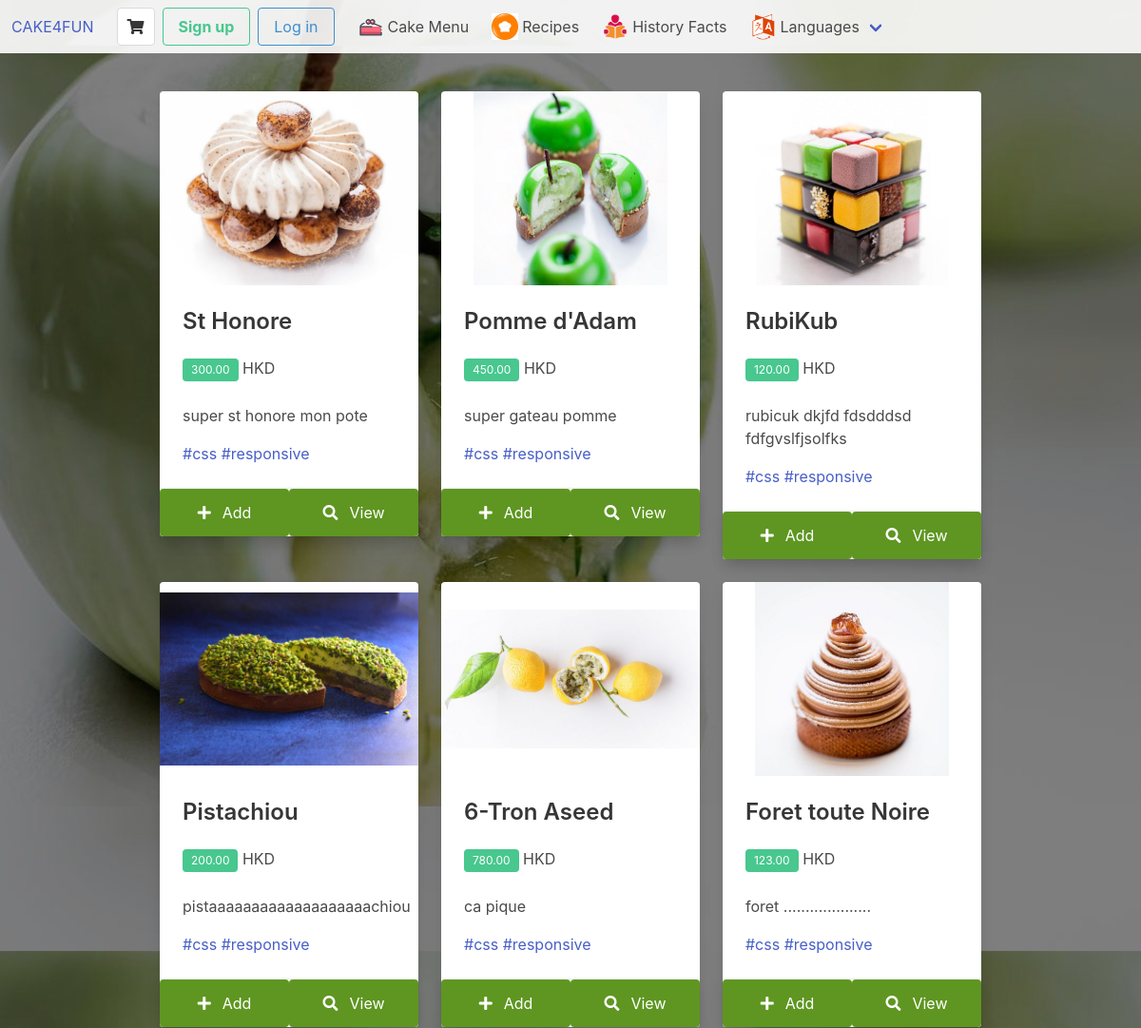
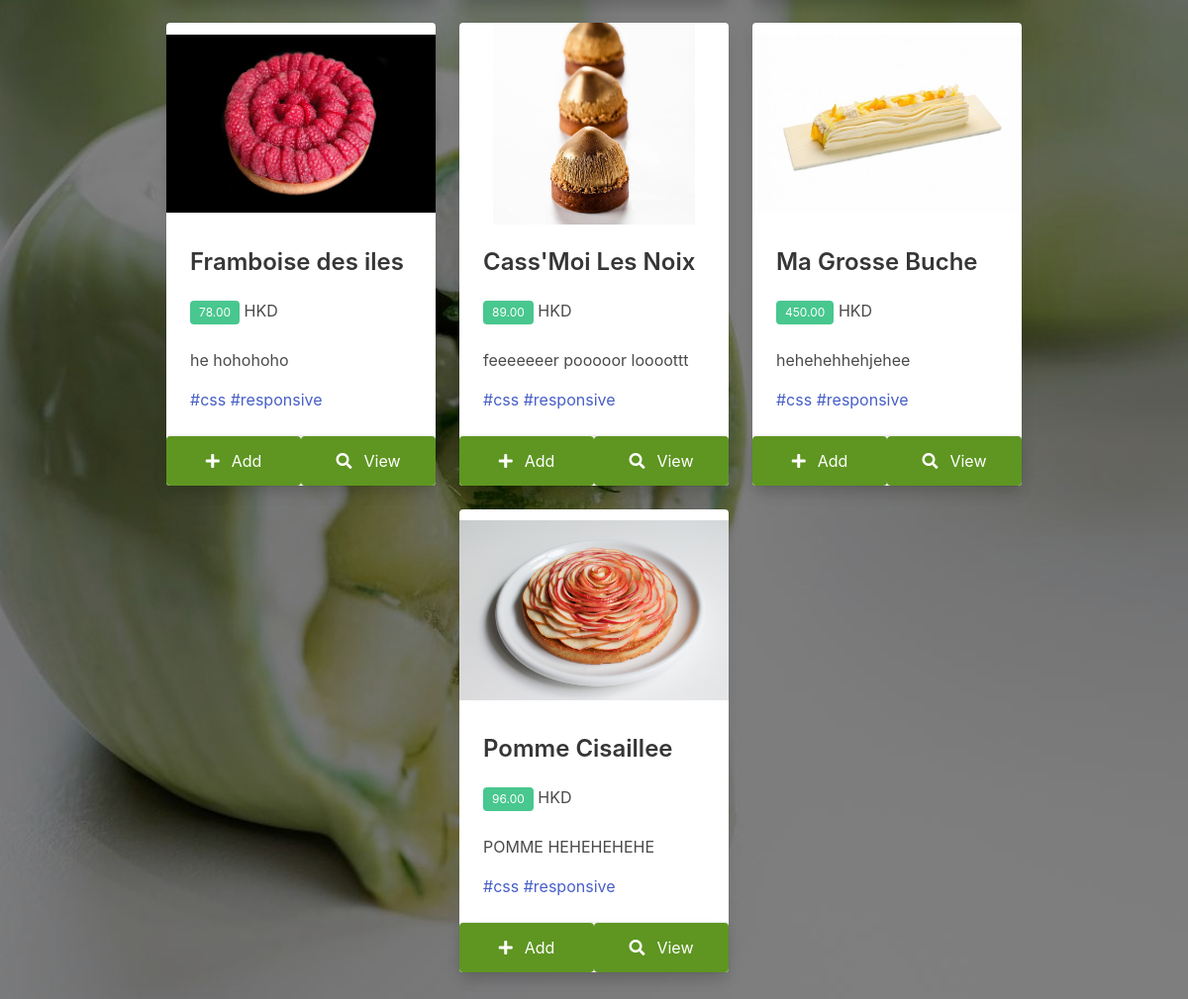
The page / on the database its author committed (2 pictures, top to bottom).
### mainstore/models.py (models this page shows, shortened)
class Item(models.Model):
    iname = models.CharField(max_length=200, null=False, blank=False)
    iprice = models.DecimalField(
        max_digits=7, decimal_places=2, null=True, blank=True)
    idigital = models.BooleanField(default=False, null=True, blank=False)
    idesc = models.TextField(max_length=500, null=True, blank=True)
    iimg = models.ImageField(null=True, blank=True,
                             upload_to="images/", verbose_name="Image")
    @property
    def imageURL(self):
        try:
            url = self.iimg.url
        except:
            url = ''
        return url

### mainstore/views.py (the view)
# urls.py: path('', views.store, name="store"),
def store(request):
    data = cartData(request)  # Call function in utils (DRY clean code)
    cartItems = data['cartItems']
    order = data['order']
    items = data['items']
    allproduct = Item.objects.all()
    context = {'allproduct': allproduct, 'cartItems': cartItems}
    template = 'store/store.html'
    return render(request, template, context)

### mainstore/utils.py (called while the page is built, shortened)
def cookieCart(request):
    try:
        cart = json.loads(request.COOKIES['cart'])
    except:
        cart = {}
    print('cart', cart)
    items = []
    order = {'get_total_cart': 0, 'get_cart_items': 0, 'shipping': False}
    cartItems = order['get_cart_items']
    return {'items': items, 'order': order, 'cartItems': cartItems}

def cartData(request):
    if request.user.is_authenticated:
        customer = request.user.customer
        order, created = Order.objects.get_or_create(
            customer=customer, status=False)
        items = order.composition_set.all()
        cartItems = order.get_cart_items
    else:
        cookieData = cookieCart(request)
        cartItems = cookieData['cartItems']
        order = cookieData['order']
        items = cookieData['items']
    return {'items': items, 'order': order, 'cartItems': cartItems}

### mainstore/templates/store/store.html
{% extends '../main.html' %}
{% load static %}
{% block content %}
<div class="container is-max-widescreen py-6 px-6">
        <div class="columns is-centered is-multiline">
            {% for item in allproduct %}
            <div class="column is-one-third">
                <div class="card">
                    <div class="card-image">
                        <figure class="image is-4by3">
                            <img class="imgitem" src="{{ item.imageURL }}" alt="">
                        </figure>
                    </div>
                    <div class="card-content">
                        <div class="media">
                            <div class="media-content">
                                <p class="title is-4">{{ item.iname }}</p>
                                <span style="align-content:right;" class="tag is-success">{{ item.iprice|floatformat:2 }}</span> HKD
                            </div>
                        </div>
                        <div class="content">
                            <p>{{ item.idesc }}</p>
                            <a href="#">#css</a> <a href="#">#responsive</a>
                            <br>
                        </div>
                    </div>
                    <div class="card box-element item">
                        <footer class="card-footer">
                            <button data-item={{item.id}} data-action="add" class="update-cart"><i class="fa fa-plus mr-3" aria-hidden="true"></i>Add</button>
                            <button class="view-card"><i class="fa fa-search mr-3" aria-hidden="true"></i>View</button>
                        </footer>
                    </div>
                </div>
            </div>
            {% endfor %}
        </div>
</div>
    {% endblock content %}

### mainstore/templates/main.html (shortened to what this page needs)
{% load static %}
<html>
    <!DOCTYPE html>
    <link rel="stylesheet" href="{% static 'css/main.css' %}">
    <link rel="stylesheet" href="https://cdn.jsdelivr.net/npm/bulma@0.9.1/css/bulma.min.css">
    <link rel="stylesheet" href="https://cdnjs.cloudflare.com/ajax/libs/font-awesome/5.13.1/css/all.min.css">
    <head>
        <div class="topmenu-div-block">
            <nav class="navbar ctnmenu is-fixed-top" role="navigation" data-target="navMenu"
                aria-label="main navigation">
                <div class="navbar-brand">
                    <a class="navbar-item" href="">
                        <span>CAKE4FUN</span>
                    </a>
                    <div class="navbar-item">
                        <div class="buttons">
                            <a class="button is-normal" href="/cart">
                                <span class="icon-text">
                                    <span class="icon">
                                        <i class="fas fa-shopping-cart"></i>
                                    </span>
                                </span>
                            </a>
                            <a class="button is-success is-outlined" href="/register">
                                <strong>Sign up</strong>
                            </a>
                            <a class="button is-info is-outlined" href="/login">
                                Log in
                            </a>
                        </div>
                    </div>
                </div>
                <div id="navbarBasicExample" class="navbar-menu">
                    <div class="navbar-start">
                        <a class="navbar-item" href="/">
                            <img class="mainlogo mr-1" src="{% static 'images/menu-cake.png' %}" alt=""> Cake Menu
                        </a>
                        <a class="navbar-item">
                            <img class="mainlogo mr-1" src="{% static 'images/menu-recipe.jpg' %}" alt=""> Recipes
                        </a>
                        <a class="navbar-item">
                            <img class="mainlogo mr-1" src="{% static 'images/menu-history.png' %}" alt=""> History Facts
                        </a>
                        <div class="navbar-item has-dropdown is-hoverable">
                            <a class="navbar-link">
                                <img class="mainlogo mr-1" src="{% static 'images/menu-lang.png' %}" alt=""> Languages
                            </a>
                        </div>
                    </div>
                </div>
            </nav>
        </div>
    </head>
    <body>
        {% block content %}
        {% endblock content %}
    </body>
</html>

### static/css/main.css (style rules this page uses)
@media (min-width: 482px) { html, body { background-image: linear-gradient(rgba(0, 0, 0, 0.5), rgba(0, 0, 0, 0.5)), url(../images/background.jpg) !important; background-position: center; -webkit-background-size: cover; -moz-background-size: cover; -o-background-size: cover; background-size: cover; height: 100% !important; } }
@media (min-width: 482px) { ::placeholder { color: rgb(46, 46, 46) !important; opacity: 0.5; } }
@media (min-width: 482px) { .imgitem { height: 100%; width: 100%; object-fit: contain; } }
@media (min-width: 482px) { .mainlogo { max-height: 3em; } }
@media (min-width: 482px) { button { width: 100%; background: transparent; border: none; background: #5e9621; color: #fff; padding: 15px; border-radius: 4px; font-size: 16px; transition: all 0.35s ease; } }
@media (min-width: 482px) { .ctnmenu { background: rgba(255, 255, 255, 0.9) !important; } }

### rows shown on the page
Item: imageURL (picture), iname "St Honore", iprice "300.00", idesc "super st honore mon pote"
Item: imageURL (picture), iname "Pomme d'Adam", iprice "450.00", idesc "super gateau pomme"
Item: imageURL (picture), iname "RubiKub", iprice "120.00", idesc "rubicuk dkjfd fdsdddsd fdfgvslfjsolfks"
Item: imageURL (picture), iname "Pistachiou", iprice "200.00", idesc "pistaaaaaaaaaaaaaaaaaaachiou"
Item: imageURL (picture), iname "6-Tron Aseed", iprice "780.00", idesc "ca pique"
Item: imageURL (picture), iname "Foret toute Noire", iprice "123.00", idesc "foret ...................."
Item: imageURL (picture), iname "Framboise des iles", iprice "78.00", idesc "he hohohoho"
Item: imageURL (picture), iname "Cass'Moi Les Noix", iprice "89.00", idesc "feeeeeeer pooooor loooottt"
Item: imageURL (picture), iname "Ma Grosse Buche", iprice "450.00", idesc "hehehehhehjehee"
Item: imageURL (picture), iname "Pomme Cisaillee", iprice "96.00", idesc "POMME HEHEHEHEHE"
